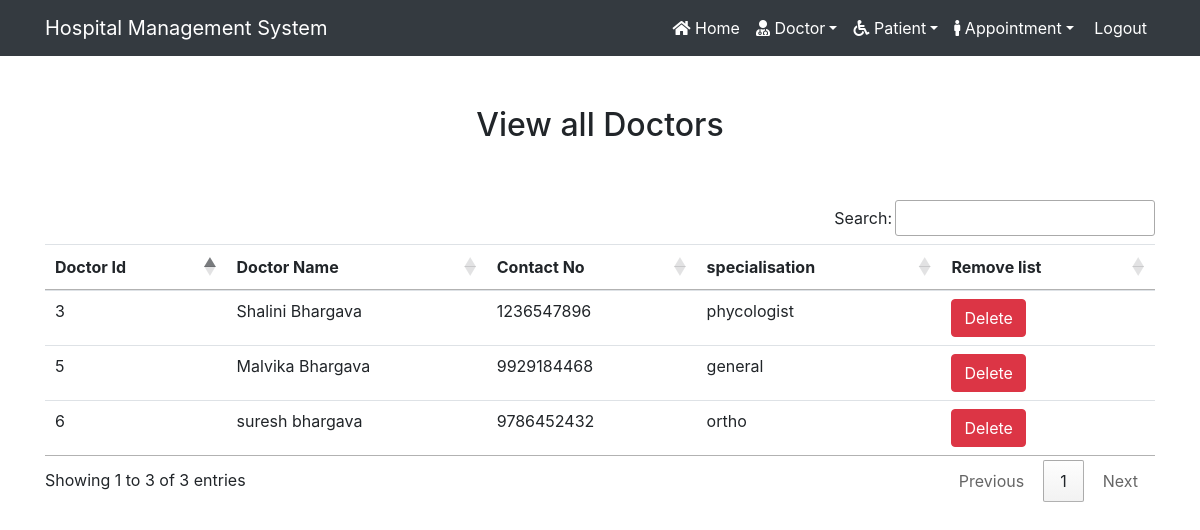
/view_doctor/ (signed in), run on the app's committed database.
### hospital/models.py (models this page shows, shortened)
class Doctor(models.Model):
	name = models.CharField(max_length=50)
	mobile = models.IntegerField()
	specialisation = models.CharField(max_length=50)

### hospital/views.py (the view)
# urls.py: path('view_doctor/', View_Doctor , name = 'view_doctor'),
def View_Doctor(request):
    if not request.user.is_staff:
        return redirect('login')
    doc = Doctor.objects.all()
    result = {'doc': doc}
    return render(request ,'view_doctor.html', result)

### hospital/templates/view_doctor.html
{% extends 'navigationbar.html' %}
{% load static %}
{% block body %}
<div class="container" style="margin-top:50px">
	<h2 class="text-center">View all Doctors </h2>
	<br><br>
	<table class="table table-hover" Id="example">
		<thead>
			<tr>
				<th>Doctor Id
				</th>
				<th>Doctor Name
				</th>
				<th>Contact No
				</th>
				<th>specialisation
				</th>
				<th>Remove list
				</th>
			</tr>
		</thead>
		<tbody>
			{% for i in doc  %}
			<tr>
				<td>{{i.id}}</td>
				<td>{{i.name}}</td>
				<td>{{i.mobile}}</td>
				<td>{{i.specialisation}}</td>
				<td><a href="{% url 'delete_doctor' i.id %}" onclick = "return confirm('Are u Sure')"
						class="btn btn-danger">Delete</a></td>
			</tr>
			{% endfor %}
		</tbody>
	</table>
</div>
{% endblock body %}

### hospital/templates/navigationbar.html (shortened to what this page needs)
<!DOCTYPE html>
{% load static %}
<html lang="en">
<head>
	<link rel="stylesheet" href="https://stackpath.bootstrapcdn.com/bootstrap/4.5.2/css/bootstrap.min.css">
	<link rel="stylesheet" href="https://use.fontawesome.com/releases/v5.6.3/css/all.css"
>
</head>
<link rel="stylesheet" type="text/css" href="{% static 'style.css' %}">
<link rel="stylesheet" href="https://cdn.datatables.net/1.10.21/css/jquery.dataTables.min.css">
<link rel="stylesheet" href="https://cdn.datatables.net/buttons/1.6.2/css/buttons.dataTables.min.css">
</head>
<body>
	<nav class="navbar navbar-expand-lg navbar-dark bg-dark">
		<div class='container'>
			<a class="navbar-brand" href="#">Hospital Management System</a>
			<div class="collapse navbar-collapse" id="navbarNav">
				<ul class="navbar-nav ml-auto">
					{% if request.user.is_staff %}
					<li class="nav-item ">
						<a class="nav-link active" href="{% url 'home' %}"><i class="fa fa-home" aria-hidden="true"></i> Home</a>
					</li>
					<li class="nav-item dropdown active ">
						<a class="nav-link dropdown-toggle" data-toggle="dropdown" href="#"><i class="fa fa-user-md" aria-hidden="true"></i> Doctor</a>
					<li class="nav-item dropdown active ">
						<a class="nav-link dropdown-toggle" data-toggle="dropdown" href="#"><i class="fa fa-wheelchair" aria-hidden="true"></i> Patient</a>
					<li class="nav-item dropdown active ">
						<a class="nav-link dropdown-toggle" data-toggle="dropdown" href="#"><i class="fa fa-male" aria-hidden="true"></i> Appointment</a>
					</li>
					<li class="nav-item ">
						<a class="nav-link active" href="{% url 'logout' %}"> Logout</a>
					</li>
					{% endif %}
				</ul>
			</div>
		</div>
	</nav>
	{% block body %}
	{% endblock body %}
</body>
</html>

### data on the page
Doctor: id "3", name "Shalini Bhargava", mobile "1236547896", specialisation "phycologist"
Doctor: id "5", name "Malvika Bhargava", mobile "9929184468", specialisation "general"
Doctor: id "6", name "suresh bhargava", mobile "9786452432", specialisation "ortho"
